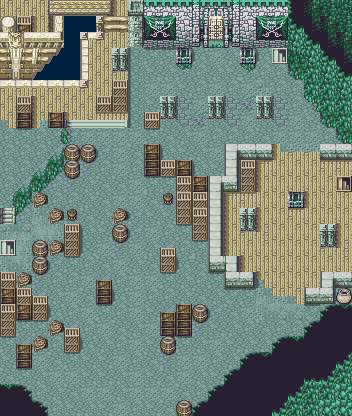

This is a level from a 2D game, rendered from its Tiled map with the project's own tilesets. A one-line summary and the complete map file follow:
An orthogonal 22x26 tile map with 16x16 px tiles, 1 tile layer (Tile Layer 1), 3 hidden layers not drawn.

<map version="1.10" tiledversion="1.10.0" orientation="orthogonal" renderorder="right-down" width="22" height="26" tilewidth="16" tileheight="16" infinite="0" nextlayerid="7" nextobjectid="1">
 <tileset firstgid="1" name="FF5Cave" tilewidth="16" tileheight="16" tilecount="1024" columns="32">
  <image source="Tilesets/FF5CaveExpandedTileset.png" width="512" height="512" />
 </tileset>
 <layer id="1" name="Tile Layer 1" width="22" height="26">
  <properties>
   <property name="Anims1" value="0" />
   <property name="Anims2" value="0" />
   <property name="ChapterID" value="HubA_6" />
   <property name="Main" value="" />
   <property name="MapChangesID" value="HubA_6MapChangesID" />
   <property name="MapID" value="HubA_6MapID" />
   <property name="ObjectType" value="FF5CaveExpandedObjectID" />
   <property name="PaletteID" value="FF5CaveExpandedPaletteID" />
   <property name="TileConfig" value="FF5CaveExpandedConfigID" />
  </properties>
  <data encoding="csv">
551,551,551,891,892,892,893,487,198,301,301,301,458,459,460,301,301,301,43,202,203,204,
765,405,487,768,36,36,924,925,230,336,337,333,490,491,492,333,336,337,75,234,202,203,
797,798,799,800,36,917,886,551,230,368,369,365,522,523,524,365,368,369,107,75,234,202,
829,830,830,928,36,887,551,486,340,311,311,2,308,547,58,2,308,164,171,107,75,234,
861,862,927,36,36,887,551,550,340,91,58,181,59,58,91,178,59,59,151,139,107,75,
919,919,919,919,919,886,551,246,340,547,547,91,59,547,59,547,581,59,59,139,139,107,
551,246,487,551,551,551,246,278,340,91,484,485,547,484,485,580,484,485,59,214,139,139,
992,274,988,243,69,70,1018,1019,340,246,483,517,580,483,517,547,483,517,547,91,151,139,
59,311,59,25,80,547,547,547,547,311,90,58,547,59,59,59,90,547,547,547,59,151,
59,59,59,121,250,250,252,547,90,243,244,91,58,547,258,227,227,1020,1022,1022,227,227,
59,59,121,153,282,314,59,547,59,275,246,243,244,91,225,246,454,488,488,488,455,455,
59,121,153,509,314,58,90,90,547,311,311,246,243,258,293,277,487,488,488,488,488,218,
89,153,315,59,59,58,90,547,547,90,347,246,246,225,454,455,488,488,2,487,488,488,
165,509,646,315,347,90,58,315,316,91,91,279,246,225,487,486,487,488,455,488,488,488,
645,612,546,614,246,244,91,250,252,547,59,311,279,225,487,550,519,488,488,488,486,487,
164,614,250,315,278,276,547,314,547,58,247,59,311,225,487,488,488,488,488,488,550,519,
677,678,282,252,311,59,90,547,58,90,279,308,90,289,259,487,488,488,488,488,488,488,
246,315,314,59,59,547,242,59,547,547,311,58,59,311,289,293,989,488,488,488,258,227,
243,246,247,58,547,90,274,308,547,59,59,58,90,58,343,311,646,990,992,289,293,219,
246,243,279,308,59,547,311,59,547,91,242,243,250,252,90,547,677,579,579,343,14,18,
278,311,311,315,247,59,547,90,58,547,274,275,314,91,58,59,90,59,59,14,44,44,
311,242,315,59,279,308,58,59,547,91,282,311,58,547,91,58,58,14,12,44,44,44,
91,275,547,90,311,91,91,547,59,90,314,547,547,59,58,14,18,44,44,44,44,77,
90,311,58,547,547,91,91,58,547,91,90,547,58,91,14,44,44,44,44,76,77,139,
21,16,59,58,90,547,547,58,547,547,547,90,59,14,44,44,44,44,77,139,139,140,
44,44,16,59,91,58,91,547,59,91,90,250,14,44,44,44,44,77,139,139,140,140
</data>
 </layer>
 <layer id="2" name="Chest A" width="22" height="26" visible="0" locked="1">
  <data encoding="csv">
0,0,0,0,0,0,0,0,0,0,0,0,0,0,0,0,0,0,0,0,0,0,
0,0,0,0,0,0,0,0,0,0,0,0,0,0,0,0,0,0,0,0,0,0,
0,0,0,0,0,0,0,0,0,0,0,0,0,0,0,0,0,0,0,0,0,0,
0,0,0,0,0,0,0,0,0,0,0,34,0,0,0,0,0,0,0,0,0,0,
0,0,0,0,0,0,0,0,0,0,0,0,0,0,0,0,0,0,0,0,0,0,
0,0,0,0,0,0,0,0,0,0,0,0,0,0,0,0,0,0,0,0,0,0,
0,0,0,0,0,0,0,0,0,0,0,0,0,0,0,0,0,0,0,0,0,0,
0,0,0,0,0,0,0,0,0,0,0,0,0,0,0,0,0,0,0,0,0,0,
0,0,0,0,0,0,0,0,0,0,0,0,0,0,0,0,0,0,0,0,0,0,
0,0,0,0,0,0,0,0,0,0,0,0,0,0,0,0,0,0,0,0,0,0,
0,0,0,0,0,0,0,0,0,0,0,0,0,0,0,0,0,0,0,0,0,0,
0,0,0,0,0,0,0,0,0,0,0,0,0,0,0,0,0,0,0,0,0,0,
0,0,0,0,0,0,0,0,0,0,0,0,0,0,0,0,0,0,0,0,0,0,
0,0,0,0,0,0,0,0,0,0,0,0,0,0,0,0,0,0,0,0,0,0,
0,0,0,0,0,0,0,0,0,0,0,0,0,0,0,0,0,0,0,0,0,0,
0,0,0,0,0,0,0,0,0,0,0,0,0,0,0,0,0,0,0,0,0,0,
0,0,0,0,0,0,0,0,0,0,0,0,0,0,0,0,0,0,0,0,0,0,
0,0,0,0,0,0,0,0,0,0,0,0,0,0,0,0,0,0,0,0,0,0,
0,0,0,0,0,0,0,0,0,0,0,0,0,0,0,0,0,0,0,0,0,0,
0,0,0,0,0,0,0,0,0,0,0,0,0,0,0,0,0,0,0,0,0,0,
0,0,0,0,0,0,0,0,0,0,0,0,0,0,0,0,0,0,0,0,0,0,
0,0,0,0,0,0,0,0,0,0,0,0,0,0,0,0,0,0,0,0,0,0,
0,0,0,0,0,0,0,0,0,0,0,0,0,0,0,0,0,0,0,0,0,0,
0,0,0,0,0,0,0,0,0,0,0,0,0,0,0,0,0,0,0,0,0,0,
0,0,0,0,0,0,0,0,0,0,0,0,0,0,0,0,0,0,0,0,0,0,
0,0,0,0,0,0,0,0,0,0,0,0,0,0,0,0,0,0,0,0,0,0
</data>
 </layer>
 <layer id="3" name="Chest B" width="22" height="26" visible="0" locked="1">
  <data encoding="csv">
0,0,0,0,0,0,0,0,0,0,0,0,0,0,0,0,0,0,0,0,0,0,
0,0,0,0,0,0,0,0,0,0,0,0,0,0,0,0,0,0,0,0,0,0,
0,0,0,0,0,0,0,0,0,0,0,0,0,0,0,0,0,0,0,0,0,0,
0,0,0,0,0,0,0,0,0,0,0,0,0,0,0,34,0,0,0,0,0,0,
0,0,0,0,0,0,0,0,0,0,0,0,0,0,0,0,0,0,0,0,0,0,
0,0,0,0,0,0,0,0,0,0,0,0,0,0,0,0,0,0,0,0,0,0,
0,0,0,0,0,0,0,0,0,0,0,0,0,0,0,0,0,0,0,0,0,0,
0,0,0,0,0,0,0,0,0,0,0,0,0,0,0,0,0,0,0,0,0,0,
0,0,0,0,0,0,0,0,0,0,0,0,0,0,0,0,0,0,0,0,0,0,
0,0,0,0,0,0,0,0,0,0,0,0,0,0,0,0,0,0,0,0,0,0,
0,0,0,0,0,0,0,0,0,0,0,0,0,0,0,0,0,0,0,0,0,0,
0,0,0,0,0,0,0,0,0,0,0,0,0,0,0,0,0,0,0,0,0,0,
0,0,0,0,0,0,0,0,0,0,0,0,0,0,0,0,0,0,0,0,0,0,
0,0,0,0,0,0,0,0,0,0,0,0,0,0,0,0,0,0,0,0,0,0,
0,0,0,0,0,0,0,0,0,0,0,0,0,0,0,0,0,0,0,0,0,0,
0,0,0,0,0,0,0,0,0,0,0,0,0,0,0,0,0,0,0,0,0,0,
0,0,0,0,0,0,0,0,0,0,0,0,0,0,0,0,0,0,0,0,0,0,
0,0,0,0,0,0,0,0,0,0,0,0,0,0,0,0,0,0,0,0,0,0,
0,0,0,0,0,0,0,0,0,0,0,0,0,0,0,0,0,0,0,0,0,0,
0,0,0,0,0,0,0,0,0,0,0,0,0,0,0,0,0,0,0,0,0,0,
0,0,0,0,0,0,0,0,0,0,0,0,0,0,0,0,0,0,0,0,0,0,
0,0,0,0,0,0,0,0,0,0,0,0,0,0,0,0,0,0,0,0,0,0,
0,0,0,0,0,0,0,0,0,0,0,0,0,0,0,0,0,0,0,0,0,0,
0,0,0,0,0,0,0,0,0,0,0,0,0,0,0,0,0,0,0,0,0,0,
0,0,0,0,0,0,0,0,0,0,0,0,0,0,0,0,0,0,0,0,0,0,
0,0,0,0,0,0,0,0,0,0,0,0,0,0,0,0,0,0,0,0,0,0
</data>
 </layer>
 <layer id="4" name="Chest C" width="22" height="26" visible="0" locked="1">
  <data encoding="csv">
0,0,0,0,0,0,0,0,0,0,0,0,0,0,0,0,0,0,0,0,0,0,
0,0,0,0,0,0,0,0,0,0,0,0,0,0,0,0,0,0,0,0,0,0,
0,0,0,0,0,0,0,0,0,0,0,0,0,0,0,0,0,0,0,0,0,0,
0,0,0,0,0,0,0,0,0,0,0,0,0,0,0,0,0,0,0,0,0,0,
0,0,0,0,0,0,0,0,0,0,0,0,0,0,0,0,0,0,0,0,0,0,
0,0,0,0,0,0,0,0,0,0,0,0,0,0,0,0,0,0,0,0,0,0,
0,0,0,0,0,0,0,0,0,0,0,0,0,0,0,0,0,0,0,0,0,0,
0,0,0,0,0,0,0,0,0,0,0,0,0,0,0,0,0,0,0,0,0,0,
0,0,0,0,0,0,0,0,0,0,0,0,0,0,0,0,0,0,0,0,0,0,
0,0,0,0,0,0,0,0,0,0,0,0,0,0,0,0,0,0,0,0,0,0,
0,0,0,0,0,0,0,0,0,0,0,0,0,0,0,0,0,0,0,0,0,0,
0,0,0,0,0,0,0,0,0,0,0,0,0,0,0,0,0,0,0,0,0,0,
0,0,0,0,0,0,0,0,0,0,0,0,0,0,0,0,0,0,34,0,0,0,
0,0,0,0,0,0,0,0,0,0,0,0,0,0,0,0,0,0,0,0,0,0,
0,0,0,0,0,0,0,0,0,0,0,0,0,0,0,0,0,0,0,0,0,0,
0,0,0,0,0,0,0,0,0,0,0,0,0,0,0,0,0,0,0,0,0,0,
0,0,0,0,0,0,0,0,0,0,0,0,0,0,0,0,0,0,0,0,0,0,
0,0,0,0,0,0,0,0,0,0,0,0,0,0,0,0,0,0,0,0,0,0,
0,0,0,0,0,0,0,0,0,0,0,0,0,0,0,0,0,0,0,0,0,0,
0,0,0,0,0,0,0,0,0,0,0,0,0,0,0,0,0,0,0,0,0,0,
0,0,0,0,0,0,0,0,0,0,0,0,0,0,0,0,0,0,0,0,0,0,
0,0,0,0,0,0,0,0,0,0,0,0,0,0,0,0,0,0,0,0,0,0,
0,0,0,0,0,0,0,0,0,0,0,0,0,0,0,0,0,0,0,0,0,0,
0,0,0,0,0,0,0,0,0,0,0,0,0,0,0,0,0,0,0,0,0,0,
0,0,0,0,0,0,0,0,0,0,0,0,0,0,0,0,0,0,0,0,0,0,
0,0,0,0,0,0,0,0,0,0,0,0,0,0,0,0,0,0,0,0,0,0
</data>
 </layer>
</map>